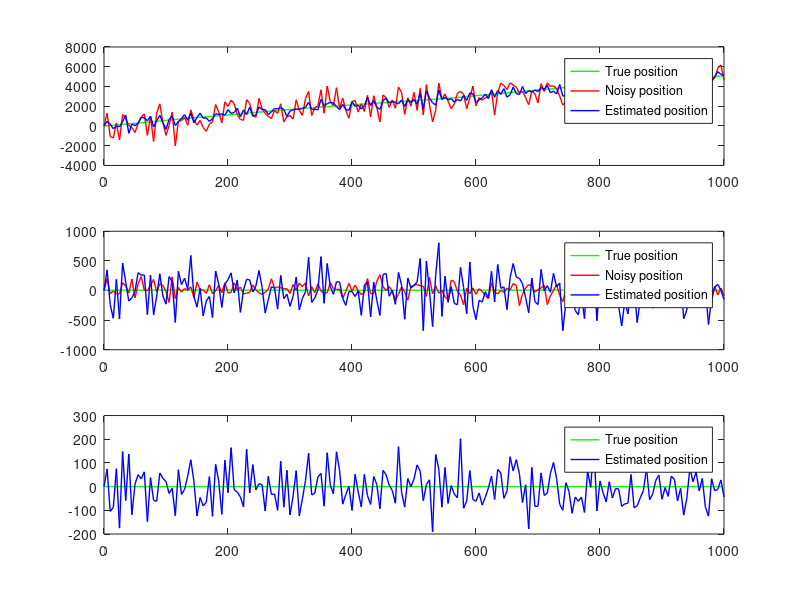

Source code (MATLAB):
%Three state estimation using a Kalman filter
clc;
clear all;
T_p(1)=1;
T_v(1)=5;
T_a(1)=0;
m_p(1)=0;
T=0.5;
t=0:T:1000;
H=[1 0 0; 0 1 0];
for k=2:1:length(t)
    T_p(k)=T_p(k-1)+T_v(k-1)*T+(1/2)*T_a(k-1)*T^2;
    m_p(k)=T_p(k)+1000*randn(1);
    T_v(k)=T_v(k-1)+T_a(k-1)*T;
    m_v(k)=T_v(k)+100*randn(1);
    T_a(k)=randn(1)/10;
end
A=[1 T^2 T^2/2 ; 0 1 T ; 0 0 1]; 
Q = [T^2/20 T^2/8 T^2/6 ; T^3/8 T^2/3 T/2 ; T^2/6 T/2 1];
R = [50 0 ; 0 80];P = zeros(size(Q));
Xe=[0 0 0]';
for k=1:length(T_p)
    if(k==1)
    x1 = A*Xe ;
    P1 = A*P*A' + Q;
    else
    x1 = A*Xe(:,k-1);
    P1 = A*P*A' + Q;
    end
    K = P1*H'*inv(H*P1*H' + R);
    Xe(:,k) = x1 + K*([m_p(k);m_v(k)] - H*x1);
    P = (eye(size(P)) - K*H)*P1;
end
figure,
subplot(311),u =plot(t(1:10:end),T_p(1:10:end),'g','LineWidth',1);hold on
subplot(311),v =plot(t(1:10:end),m_p(1:10:end),'r','LineWidth',1);hold on
subplot(311),w =plot(t(1:10:end),Xe(1,(1:10:end)),'b','LineWidth',1);
legend([u,v,w],'True position','Noisy position','Estimated position')
subplot(312),u1 =plot(t(1:10:end),T_v(1:10:end),'g','LineWidth',1);hold on
subplot(312),v1 =plot(t(1:10:end),m_v(1:10:end),'r','LineWidth',1);hold on
subplot(312),w1 =plot(t(1:10:end),Xe(2,(1:10:end)),'b','LineWidth',1);
legend([u1,v1,w1],'True position','Noisy position','Estimated position')
subplot(313),u2 =plot(t(1:10:end),T_a(1:10:end),'g','LineWidth',1);hold on
subplot(313),v2 =plot(t(1:10:end),Xe(3,(1:10:end)),'b','LineWidth',1);
legend([u2,v2],'True position','Estimated position')
